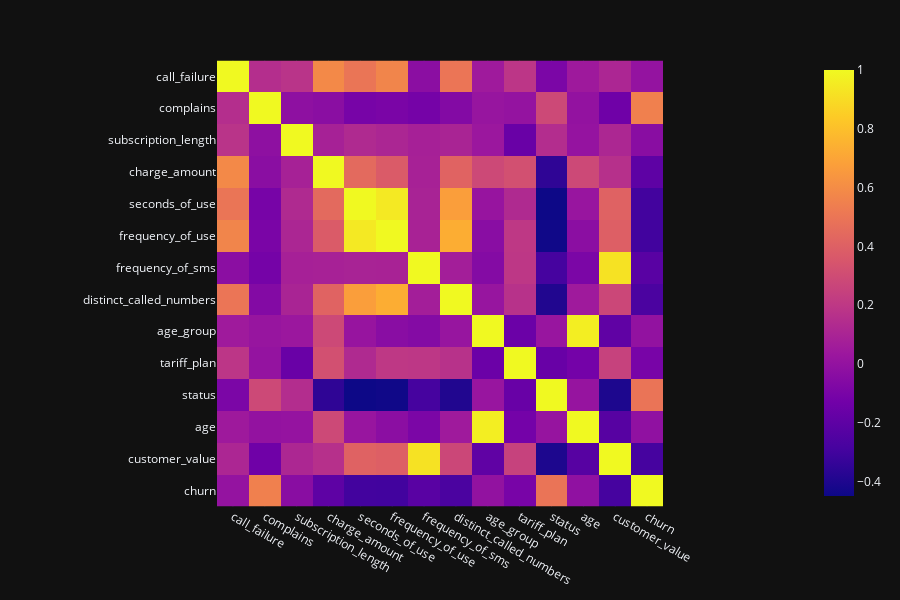

Notebook source saved alongside this figure:
### Code cell
correlation_matrix = df.corr()

fig = px.imshow(correlation_matrix,
                labels=LABELS_DICT,
                x=correlation_matrix.index,
                y=correlation_matrix.columns,
                height=600)

fig.show()

### Figure 1 — Plotly figure (JSON) as saved in the notebook; plotly's stock layout.template omitted (floating-point values rounded to 4 significant figures; data arrays with more than 128 entries replaced by an {"elided": "..."} marker saying what was removed)
{"data": [{"coloraxis": "coloraxis", "hovertemplate": "x: %{x}<br>y: %{y}<br>color: %{z}<extra></extra>", "name": "0", "type": "heatmap", "x": ["call_failure", "complains", "subscription_length", "charge_amount", "seconds_of_use", "frequency_of_use", "frequency_of_sms", "distinct_called_numbers", "age_group", "tariff_plan", "status", "age", "customer_value", "churn"], "xaxis": "x", "y": ["call_failure", "complains", "subscription_length", "charge_amount", "seconds_of_use", "frequency_of_use", "frequency_of_sms", "distinct_called_numbers", "age_group", "tariff_plan", "status", "age", "customer_value", "churn"], "yaxis": "y", "z": {"elided": "14x14 float values"}}], "layout": {"coloraxis": {"colorscale": [[0, "#0d0887"], [0.1111, "#46039f"], [0.2222, "#7201a8"], [0.3333, "#9c179e"], [0.4444, "#bd3786"], [0.5556, "#d8576b"], [0.6667, "#ed7953"], [0.7778, "#fb9f3a"], [0.8889, "#fdca26"], [1, "#f0f921"]]}, "height": 600, "margin": {"t": 60}, "xaxis": {"anchor": "y", "constrain": "domain", "domain": [0, 1], "scaleanchor": "y"}, "yaxis": {"anchor": "x", "autorange": "reversed", "constrain": "domain", "domain": [0, 1]}}}
